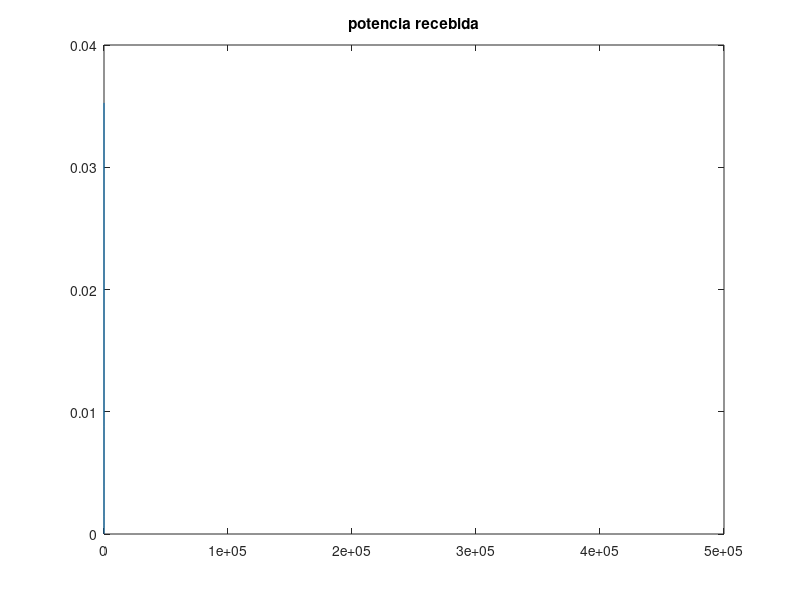
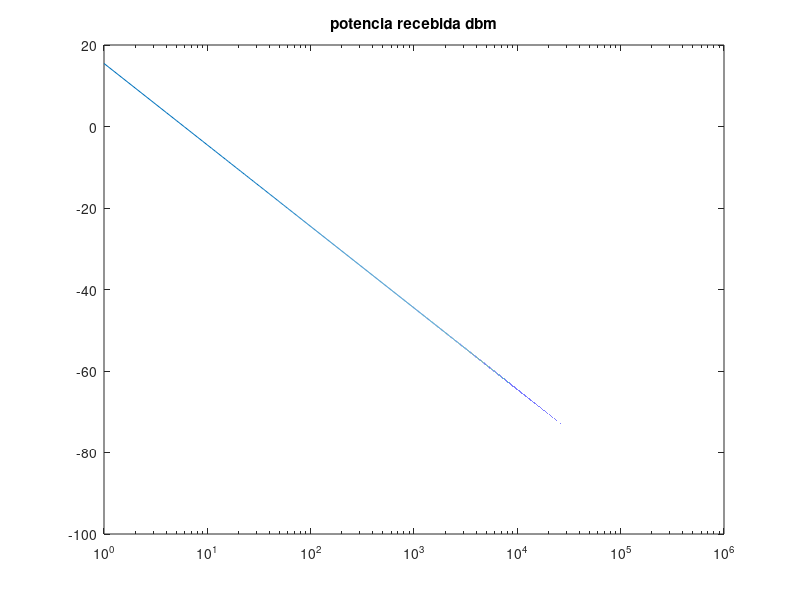
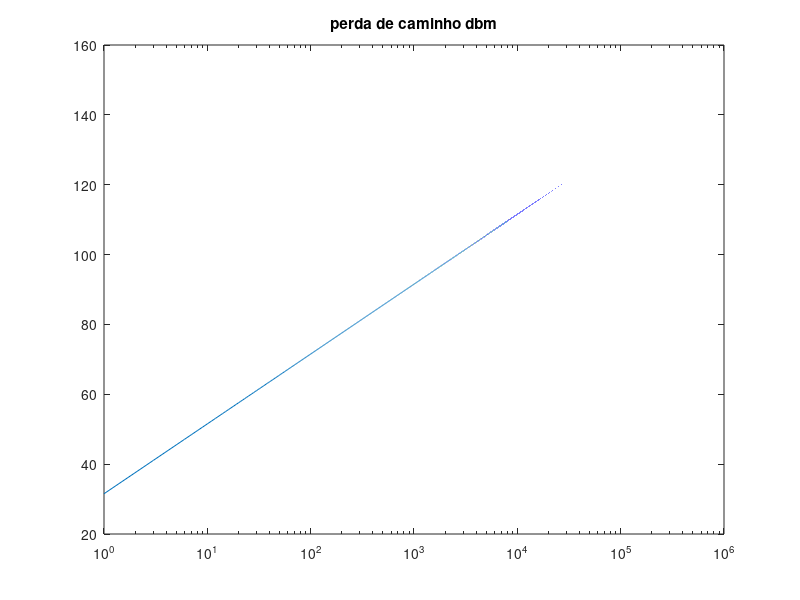

The MATLAB script that drew these images, in order:
clear all
close all
clc

d = 1:1:500e3;
Pt_dBm = 47;
Gt_dBi = 0;
Gr_dBi = 0;
L_dB = 0; %perdas
fc = 900e6;

lambda = 3e8/fc;
Pt = 10^(Pt_dBm/10)*1e-3;
Gt = 10^(Gt_dBi/10);
Gr = 10^(Gr_dBi/10);
L = 10^(L_dB/10);

Pr = (Pt*Gt*Gr*(lambda^2))./(((4*pi)^2).*(d.^2)*L);
Pr_dBm = 10*log10(Pr./1e-3);

figure(1)
plot(d,Pr);
title('potencia recebida')

figure(2)
%plot(d,Pr_dBm);
Pr_dBm(1e3);
semilogx(d,Pr_dBm)
title('potencia recebida dbm')

PL_dB = 10*log10(Pt./Pr);

figure(3)
semilogx(d,PL_dB);
title('perda de caminho dbm')

